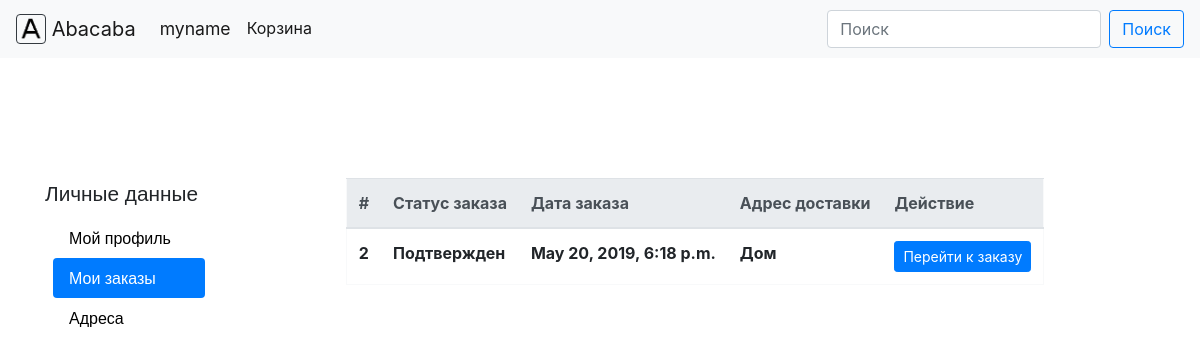
/accounts/orders (signed in), run on the app's committed database.
### core/models.py (models this page shows, shortened)
class OrderProduct(models.Model):
    id = models.AutoField(primary_key=True)
    quantity = models.IntegerField()
    stock_product = models.ForeignKey(to=StockProduct,
                                      on_delete=models.CASCADE,
                                      related_name='order_products')
    order = models.ForeignKey(
        to=Order,
        on_delete=models.CASCADE,
        null=True,
        blank=True,
        related_name='products'
    )
    cart = models.ForeignKey(
        to=Cart,
        on_delete=models.SET_NULL,
        null=True,
        blank=True,
        related_name='products'
    )
    cost = models.IntegerField(default=0)

class Order(models.Model):
    id = models.AutoField(primary_key=True)
    status = models.TextField(default='Ожидает подтверждения')
    author = models.ForeignKey(to=User,
                               on_delete=models.CASCADE,
                               null=True,
                               blank=True,
                               related_name='orders')
    cost = models.IntegerField(default=0)
    order_date = models.DateTimeField(auto_now_add=True)
    address = models.ForeignKey(to=Addresses,
                                on_delete=models.SET_NULL,
                                null=True,
                                related_name='orders')
    email = models.TextField(null=True,
                             blank=True)  # #Электронная почта для заказов от незарегистрированных пользователей

class Addresses(models.Model):
    id = models.AutoField(primary_key=True)
    description = models.TextField(blank=True,
                                   null=True)
    customer = models.ForeignKey(to=User,
                                 on_delete=models.CASCADE,
                                 null=True,
                                 blank=True,
                                 related_name='addresses')
    city = models.TextField(default='Москва')
    street = models.TextField(default='Довженко')
    building = models.TextField(default='1')
    flat = models.TextField(default='1')
    entrance = models.TextField(null=True, blank=True)

### core/views.py (the view)
# urls.py: url('accounts/orders', views.profile_orders, name='profile_orders'),
@login_required
def profile_orders(request):
    user = User.objects.get(username=request.user.username)
    orders = OrderProduct.objects.all().filter(order__author=user)
    if orders.count() == 0:
        return render(request, 'registration/profile_orders.html', {'empty': 'yes'})
    return render(request, 'registration/profile_orders.html', {'orders': orders})

### core/templates/registration/profile_orders.html (shortened to what this page needs)
{% extends 'registration/profile_navigation.html' %}
{% block data %}
    <div>
        {% load widget_tweaks %}
        {% if not empty %}
            <table class="table border border-light">
              <thead class="thead-light">
                <tr>
                    <th scope="col">#</th>
                    <th scope="col">Статус заказа</th>
                    <th scope="col">Дата заказа</th>
                    <th scope="col">Адрес доставки</th>
                    <th scope="col">Действие</th>
                </tr>
              </thead>
              <tbody>
                    {% for key in orders %}
                        <tr>
                            <th scope="row" style="overflow: hidden;">{{ key.id }}</th>
                            <th scope="row" style="overflow: hidden;">{{ key.order.status }}</th>
                            <th scope="row" style="overflow: hidden;">{{ key.order.order_date }}</th>
                            <th scope="row" style="overflow: hidden;">{{ key.order.address.description }}</th>
                            <th scope="row" style="overflow: hidden;">
                                <a class="btn btn-primary btn-sm" href="/order?id={{ key.id }}">Перейти к заказу</a>
                            </th>
                        </tr>
                    {% endfor %}
              </tbody>
            </table>
        {% endif %}
    </div>
{% endblock %}

### core/templates/menu.html (shortened to what this page needs)
<nav class="navbar navbar-expand-lg navbar-light bg-light" style="background-color: #e3f2fd;">
  <a class="navbar-brand" href="/">
    <img src= "/static/logo.png" width="30" height="30" class="d-inline-block align-top border border-dark rounded" alt="M">
    Abacaba
  </a>
  <div class="collapse navbar-collapse" id="navbarText">
    <ul class="navbar-nav mr-auto">
      <li class="nav-item dropdown" id="cabinet">
        <a class="nav-link dropdown-toggle active" id="navbarDropdown_personal_cabinet" role="button" href="/" data-toggle="dropdown" aria-haspopup="true" aria-expanded="false" style="font-size: 110%;">
            {% if request.user.is_authenticated %}
                {{ user.username }}
             {% else %}
                Личный кабинет
            {% endif %}
        </a>
      </li>
        <li class="nav-item active">
        <a class="nav-link" href="/cart">Корзина</a>
      </li>
    </ul>
    <form class="form-inline" method="GET" action="/" id="search_form">
        <input class="form-control mr-sm-2" type="search" placeholder="Поиск" aria-label="Search" id="input" name="text">
        <button class="btn btn-outline-primary my-2 my-sm-0" type="submit" action="submit">Поиск</button>
    </form>
  </div>
</nav>

### core/templates/menu.html (style rules this page uses)
.dropdown-toggle::after { display:none; }
a { color: black; text-decoration: none; }

### data on the page
OrderProduct: id "2", order.status "Подтвержден", order.order_date "May 20, 2019, 6:18 p.m.", order.address.description "Дом"

### other printed values
{{ user.username }} "myname"
